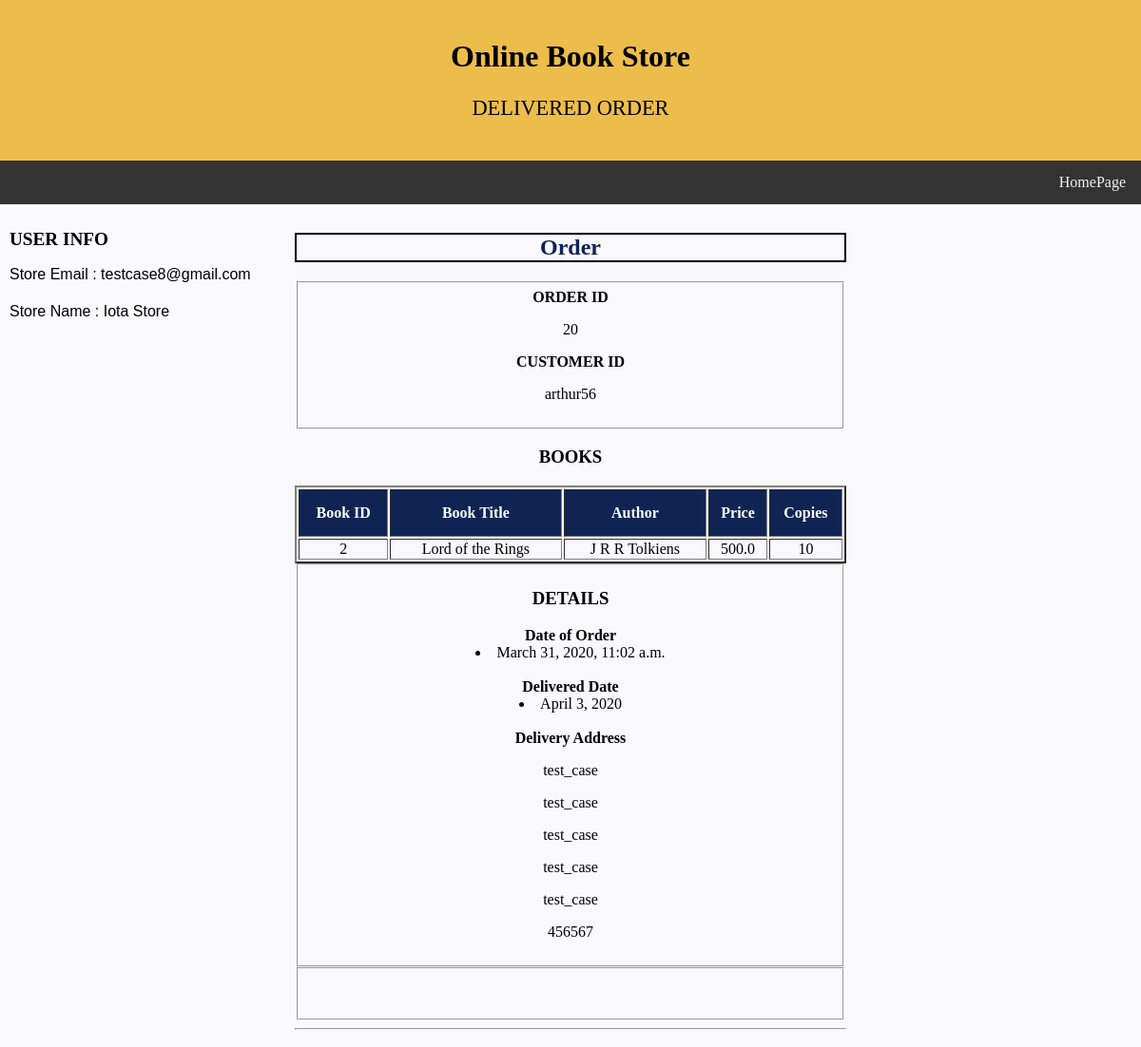
Page /orderDetails/20/ (signed in) on the committed database.
### newApp/models.py (models this page shows)
class Book_store(models.Model):
    store_id        = models.AutoField(primary_key = True)
    store_name      = models.CharField(max_length = 100)
    email           = models.EmailField(unique = True)
    password        = models.CharField(max_length = 50)
    website         = models.CharField(max_length = 50)
    phone_no        = models.CharField(max_length = 10)
    rating          = models.IntegerField(default = 0, null = True)
    address_line1   = models.CharField(max_length = 100)
    address_line2   = models.CharField(max_length = 100)
    city            = models.CharField(max_length = 50)
    district        = models.CharField(max_length = 50)
    state           = models.CharField(max_length = 50)
    zip_code        = models.CharField(max_length = 6)
    class Meta:
        db_table = "Book_store"

class Order(models.Model):
    STATUS_CHOICES  = [('Delivered', 'Delivered'), ('Processing', 'Processing'), ('Cancelled', 'Cancelled')]
    order_id        = models.AutoField(primary_key = True)
    user_id         = models.ForeignKey(Customer, on_delete = models.CASCADE)
    store_id        = models.ForeignKey(Book_store, to_field = 'store_id', db_column = 'store_id', on_delete = models.CASCADE)
    status                  = models.CharField(max_length = 20, choices = STATUS_CHOICES)
    date_of_order           = models.DateTimeField(auto_now_add = True)
    expected_delivery_date  = models.DateField(null = True, blank = True)
    delivered_date          = models.DateField(null = True, blank = True)
    cancelled_date          = models.DateField(null = True, blank = True)
    cancelled_by            = models.CharField(max_length = 20, null = True, blank = True)
    cancellation_remarks    = models.CharField(max_length = 100, null = True, blank = True)
    total_price             = models.FloatField(default = 0.0)
    address_no              = models.IntegerField(default = 0)
    class Meta:
        db_table = "Order"

class Customer(models.Model):
    user_id         = models.CharField(max_length = 50, primary_key = True)
    email           = models.EmailField()
    password        = models.CharField(max_length = 50)
    first_name      = models.CharField(max_length = 50)
    middle_name     = models.CharField(max_length = 50, null = True)
    last_name       = models.CharField(max_length = 50)
    phone_no        = models.CharField(max_length = 50)
    no_of_addr      = models.IntegerField(default = 1)
    class Meta:
        db_table = "Customer"

class Book(models.Model):
    book_id         = models.AutoField(primary_key = True)
    title           = models.CharField(max_length = 100)
    author          = models.CharField(max_length = 50)
    publisher       = models.CharField(max_length = 100)
    genre           = models.CharField(max_length = 50)
    year_of_publish = models.IntegerField()
    copies_sold     = models.IntegerField()
    rating          = models.FloatField(default = 0, null = True)
    class Meta:
        db_table = "Book"

class Book_available(models.Model):
    book_id             = models.ForeignKey(Book, on_delete= models.CASCADE)
    store_email         = models.ForeignKey(Book_store,to_field = 'email', db_column = 'store_email', on_delete = models.CASCADE)
    no_of_copies        = models.IntegerField(default = 0)
    book_available_id   = models.AutoField(primary_key = True)
    price               = models.FloatField(default = 0.0)
    class Meta:
        db_table = "Book_available"

class Customer_address(models.Model):
    user_id         = models.ForeignKey(Customer, on_delete= models.CASCADE)
    address_id      = models.AutoField(primary_key = True)
    address_no      = models.IntegerField()
    is_current      = models.BooleanField(default = False)
    address_line1   = models.CharField(max_length = 100)
    address_line2   = models.CharField(max_length = 100)
    city            = models.CharField(max_length = 50)
    district        = models.CharField(max_length = 50)
    state           = models.CharField(max_length = 50)
    zip_code        = models.CharField(max_length = 6)
    class Meta:
        db_table = "Customer_address"

### newApp/views.py (the view, shortened to what this page needs)
# urls.py: path('orderDetails/<slug:order_id>/', views.orderDetails, name = 'orderDetails'),
def orderDetails(request, order_id):
    if storeSessionCheck(request) == True:
        email       = request.session['email']
        store_row   = fetchStoreRow(email)                                          #1. Store details from the session
        store_id    = store_row[0]                                                  #Store ID
        store_name  = store_row[1]                                                  #Store name extracted
        q_result_order = Order.objects.get(store_id = store_id, order_id = order_id)                #2. Fetching the given order by order_id
        cursor = connection.cursor()                                                                #3. Fetching all the books in the order with id order_id
        q_result_bk_ids = Book_ordered.objects.filter(order_id = order_id)
        address = Customer_address.objects.get(user_id = q_result_order.user_id, address_no = q_result_order.address_no)    #4. Fetching the address where to be sent
        q_result_final = []                                                                                         #List of book and their details
        q_result = []                                                                                               #List of books
        for bk_id in q_result_bk_ids:                                                                               #5. Creating a list of books to be sent for html rendering
            instance = {}
            query_fetch_book = '''SELECT *
                                  FROM Book
                                  WHERE book_id=%s'''                                                               #Book id with its details
            cursor.execute(query_fetch_book, [bk_id.book_id.pk])
            books_fetch = cursor.fetchone()
            book_avail_price = Book_available.objects.get(book_id = bk_id.book_id.pk, store_email = email)        #Price entry from the Book_available table
            instance['id']      = books_fetch[0]
            instance['title']   = books_fetch[1]
            instance['author']  = books_fetch[2]
            instance['price']   = book_avail_price.price
            instance['copies']  = bk_id.no_of_copies
            q_result_final.append(instance)
            q_result.append(books_fetch)
        if q_result_order.status == "Delivered":
            return  render(request, 'store/deliveredOrderDetails.html', {'store_email': email, 'store_name' : store_name, 'q_result_order' : q_result_order, 'books' : q_result, 'copies' : q_result_final , 'address' : address})
        elif q_result_order.status == "Cancelled":
            return  render(request, 'store/cancelledOrderDetails.html', {'store_email': email, 'store_name' : store_name, 'q_result_order' : q_result_order, 'books' : q_result, 'copies' : q_result_final , 'address' : address})
    else:
        messages.error(request, "Not Logged In")
        return redirect('storeLogin')

### newApp/views.py (called while the page is built)
def storeSessionCheck(request):
    if request.session.has_key('email'):
        email = request.session['email']
        cursor = connection.cursor()
        query = '''SELECT *
                   FROM Book_store
                   WHERE email=%s'''
        cursor.execute(query, [email])
        q_result = cursor.fetchall()
        storeCount = len(q_result)
        if storeCount == 1:
            return True
        else:
            return False
    else:
        return False

def fetchStoreRow(email):
    cursor = connection.cursor()
    query = '''SELECT *
               FROM Book_store
               WHERE email=%s'''
    cursor.execute(query, [email])
    q_result = cursor.fetchone()
    return q_result

### newApp/templates/store/deliveredOrderDetails.html (shortened to what this page needs)
<!DOCTYPE html>
<html lang="en">
<head>
</head>
<body>
<div class="header">
  <h1>Online Book Store </h1>
  <p style="font-family:times new roman;font-size:140%";>DELIVERED ORDER</p>
</div>
<div class="topnav">
 <a href="/store/storeProfile">HomePage</a>
</div>
<div class="row">
  <div class="column side">
    <h2 style="font-family:times new roman;font-size:120%";>USER INFO</h2>
   <p style="font-family:arial;font-size:100%;line-height:1.2";>
      Store Email : {{store_email}}<br><br>
      Store Name  : {{store_name}}<br>
    </p>
</div>
<div class="column middle">
  <h2 style="color:#0f2453;border:2px solid black";>Order</h2>
  <link href="https://maxcdn.bootstrapcdn.com/font-awesome/4.3.0/css/font-awesome.min.css" rel="stylesheet">
  <div>
      <div>
          <section class="module">
              <div class="module-inner">
                  <div class="content-panel">
                          <fieldset class="fieldset">
                              <div class="form-group">
                                  <label class="col-md-2 col-sm-3 col-xs-12 control-label"><b>ORDER ID</b></label>
                                  <div class="col-md-10 col-sm-9 col-xs-12">
                                    <p> {{q_result_order.order_id}}</p>
                                  </div>
                              </div>
                              <div class="form-group">
                                  <label class="col-md-2 col-sm-3 col-xs-12 control-label"><b>CUSTOMER ID</b></label>
                                  <div class="col-md-10 col-sm-9 col-xs-12">
                                    <p> {{q_result_order.user_id.pk}}</p>
                                  </div>
                              </div>
                          </fieldset>
                          <h3 align="center">BOOKS</h3>
                          <table border="2" align="center">
                            <tr style="background-color: #0f2453">
                            <th style="color: white">Book ID</th>
                            <th style="color: white">Book Title</th>
                            <th style="color: white">Author</th>
                            <th style="color: white">Price</th>
                            <th style="color: white">Copies</th>
                            {% for r in copies %}
                            <tr>
                            <td>{{ r.id }}</td>
                            <td>{{ r.title }}</td>
                            <td>{{ r.author }}</td>
                            <td>{{ r.price }}</td>
                            <td>{{ r.copies }}</td>
                            </tr>
                            {% endfor %}
                          </table>
                          <fieldset class="fieldset">
                              <h3 class="fieldset-title">DETAILS</h3>
                              <div class="form-group">
                                  <label class="col-md-2  col-sm-3 col-xs-12 control-label"><b>Date of Order</b></label>
                                  <div class="col-md-10 col-sm-9 col-xs-12">
                                      <li>{{q_result_order.date_of_order}}</li>
                                  </div>
                              </div><br>
                              <div class="form-group">
                                  <label class="col-md-2  col-sm-3 col-xs-12 control-label"><b>Delivered Date</b></label>
                                  <div class="col-md-10 col-sm-9 col-xs-12">
                                      <li>{{q_result_order.delivered_date}}</li>
                                  </div>
                              </div><br>
                              <div class="form-group">
                                  <label class="col-md-2  col-sm-3 col-xs-12 control-label"><b>Delivery Address</b></label>
                                  <div class="col-md-10 col-sm-9 col-xs-12">
                                      <p>{{address.address_line1}}</p>
                                      <p>{{address.address_line2}}</p>
                                      <p>{{address.city}}</p>
                                      <p>{{address.district}}</p>
                                      <p>{{address.state}}</p>
                                      <p>{{address.zip_code}}</p>
                                  </div>
                              </div>
                          </fieldset>
                          <fieldset class="fieldset">
                                <br><br>
                          </fieldset>
                          <hr>
                  </div>
              </div>
          </section>
      </div>
  </div>
</div>
<div class="column side">
  </div>
</div>
</body>
</html>

### newApp/templates/store/deliveredOrderDetails.html (style rules this page uses)
* { box-sizing: border-box; }
body { margin: 0; }
.header { background-color: #EDBD4C; padding: 20px; text-align: center; }
.topnav { overflow: hidden; background-color: #333; }
.topnav a { float: right; display: block; color: #f2f2f2; text-align: center; padding: 14px 16px; text-decoration: none; }
.column { float: left; padding: 10px; }
.column.side { width: 25%; }
.column.middle { width: 50%; text-align: center; }
.row:after { content: ""; display: table; clear: both; }
body { background:#f9f9fb; }
table { width: 100%; }
th { height: 50px; }

### rows in the picture
Book_store: store_name "Iota Store"
Order: order_id "20", user_id.pk "arthur56", date_of_order "March 31, 2020, 11:02 a.m.", delivered_date "April 3, 2020"
Book: id "2", title "Lord of the Rings", author "J R R Tolkiens", price "500.0", copies "10"
Customer_address: address_line1 "test_case", address_line2 "test_case", city "test_case", district "test_case", state "test_case", zip_code "456567"

### other values in the picture
{{ store_email }} "testcase8@gmail.com"
